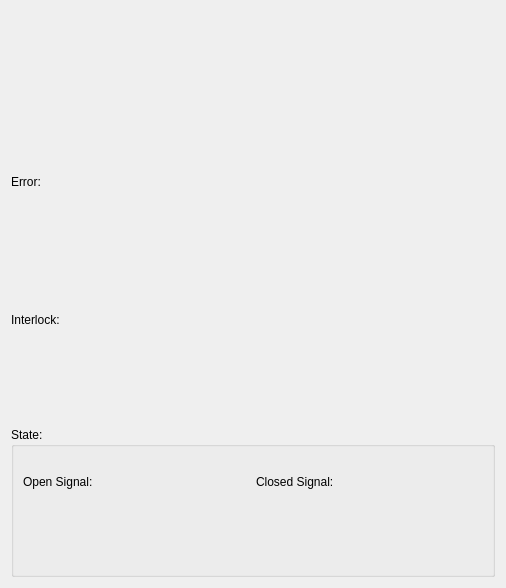
<?xml version="1.0" encoding="UTF-8"?>
<ui version="4.0">
 <class>Form</class>
 <widget class="QWidget" name="Form">
  <property name="geometry">
   <rect>
    <x>0</x>
    <y>0</y>
    <width>506</width>
    <height>588</height>
   </rect>
  </property>
  <property name="windowTitle">
   <string>Form</string>
  </property>
  <layout class="QVBoxLayout" name="verticalLayout" stretch="0,0,0,0,0,0,0">
   <item>
    <widget class="PneumaticValve" name="PneumaticValve">
     <property name="toolTip">
      <string/>
     </property>
     <property name="styleSheet">
      <string notr="true">PneumaticValve #icon {
    qproperty-penStyle: &quot;Qt::SolidLine&quot;;
    qproperty-penWidth: 1;
    qproperty-brush: #00FF00;
    qproperty-interlockBrush: #00FF00;
}
PneumaticValve[state=&quot;INVALID&quot;] #icon {
    qproperty-brush: purple;
    qproperty-interlockBrush: purple;
}
PneumaticValve[interlocked=&quot;true&quot;] #interlock {
    border: 2px solid red;
}
PneumaticValve[interlocked=&quot;false&quot;] #interlock {
    border: 0px;
}
PneumaticValve[interlocked=&quot;true&quot;] #icon {
    qproperty-interlockBrush: #FF0000;
}
PneumaticValve[error=&quot;Lost Vacuum&quot;] #icon {
    qproperty-penStyle: &quot;Qt::DotLine&quot;;
    qproperty-penWidth: 1;
    qproperty-brush: red;
}</string>
     </property>
     <property name="channelsPrefix" stdset="0">
      <string>ca://VALVE</string>
     </property>
    </widget>
   </item>
   <item>
    <widget class="PneumaticValve" name="PneumaticValve_2">
     <property name="toolTip">
      <string/>
     </property>
     <property name="styleSheet">
      <string notr="true">PneumaticValve #icon {
    qproperty-penStyle: &quot;Qt::SolidLine&quot;;
    qproperty-penWidth: 1;
    qproperty-brush: #00FF00;
    qproperty-interlockBrush: #00FF00;
}
PneumaticValve[state=&quot;INVALID&quot;] #icon {
    qproperty-brush: purple;
    qproperty-interlockBrush: purple;
}
PneumaticValve[interlocked=&quot;true&quot;] #interlock {
    border: 2px solid red;
}
PneumaticValve[interlocked=&quot;false&quot;] #interlock {
    border: 0px;
}
PneumaticValve[interlocked=&quot;true&quot;] #icon {
    qproperty-interlockBrush: #FF0000;
}
PneumaticValve[error=&quot;Lost Vacuum&quot;] #icon {
    qproperty-penStyle: &quot;Qt::DotLine&quot;;
    qproperty-penWidth: 1;
    qproperty-brush: red;
}</string>
     </property>
     <property name="controlsLocation" stdset="0">
      <enum>PCDSSymbolBase::Hidden</enum>
     </property>
     <property name="channelsPrefix" stdset="0">
      <string>ca://VALVE</string>
     </property>
     <property name="rotateIcon" stdset="0">
      <bool>true</bool>
     </property>
    </widget>
   </item>
   <item>
    <widget class="QLabel" name="label">
     <property name="text">
      <string>Error:</string>
     </property>
    </widget>
   </item>
   <item>
    <widget class="PyDMEnumButton" name="PyDMEnumButton">
     <property name="toolTip">
      <string/>
     </property>
     <property name="channel" stdset="0">
      <string>ca://VALVE:STATE</string>
     </property>
     <property name="orientation" stdset="0">
      <enum>Qt::Horizontal</enum>
     </property>
    </widget>
   </item>
   <item>
    <widget class="QLabel" name="label_2">
     <property name="text">
      <string>Interlock:</string>
     </property>
    </widget>
   </item>
   <item>
    <widget class="PyDMEnumButton" name="PyDMEnumButton_2">
     <property name="toolTip">
      <string/>
     </property>
     <property name="channel" stdset="0">
      <string>ca://VALVE:OPN_OK</string>
     </property>
     <property name="orientation" stdset="0">
      <enum>Qt::Horizontal</enum>
     </property>
    </widget>
   </item>
   <item>
    <widget class="QGroupBox" name="groupBox">
     <property name="minimumSize">
      <size>
       <width>0</width>
       <height>150</height>
      </size>
     </property>
     <property name="title">
      <string>State:</string>
     </property>
     <layout class="QHBoxLayout" name="horizontalLayout">
      <item>
       <layout class="QVBoxLayout" name="verticalLayout_2">
        <item>
         <widget class="QLabel" name="label_3">
          <property name="text">
           <string>Open Signal:</string>
          </property>
         </widget>
        </item>
        <item>
         <widget class="PyDMEnumButton" name="PyDMEnumButton_3">
          <property name="toolTip">
           <string/>
          </property>
          <property name="channel" stdset="0">
           <string>ca://VALVE:OPN_DI</string>
          </property>
         </widget>
        </item>
       </layout>
      </item>
      <item>
       <layout class="QVBoxLayout" name="verticalLayout_3">
        <item>
         <widget class="QLabel" name="label_4">
          <property name="text">
           <string>Closed Signal:</string>
          </property>
         </widget>
        </item>
        <item>
         <widget class="PyDMEnumButton" name="PyDMEnumButton_4">
          <property name="toolTip">
           <string/>
          </property>
          <property name="channel" stdset="0">
           <string>ca://VALVE:CLS_DI</string>
          </property>
         </widget>
        </item>
       </layout>
      </item>
     </layout>
    </widget>
   </item>
  </layout>
 </widget>
 <customwidgets>
  <customwidget>
   <class>PCDSSymbolBase</class>
   <extends>QWidget</extends>
   <header>pcdswidgets.vacuum.base</header>
  </customwidget>
  <customwidget>
   <class>PneumaticValve</class>
   <extends>PCDSSymbolBase</extends>
   <header>pcdswidgets.vacuum.valves</header>
  </customwidget>
  <customwidget>
   <class>PyDMEnumButton</class>
   <extends>QWidget</extends>
   <header>pydm.widgets.enum_button</header>
  </customwidget>
 </customwidgets>
 <resources/>
 <connections/>
</ui>
